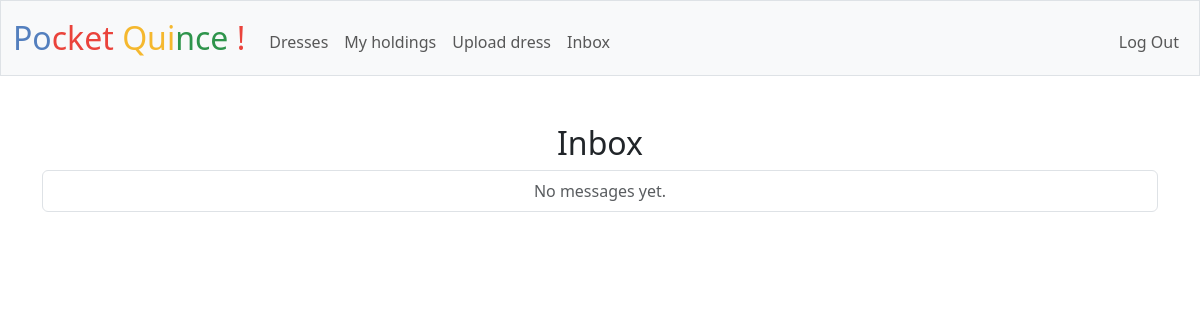
Before: /messages (signed in) with the older database file.
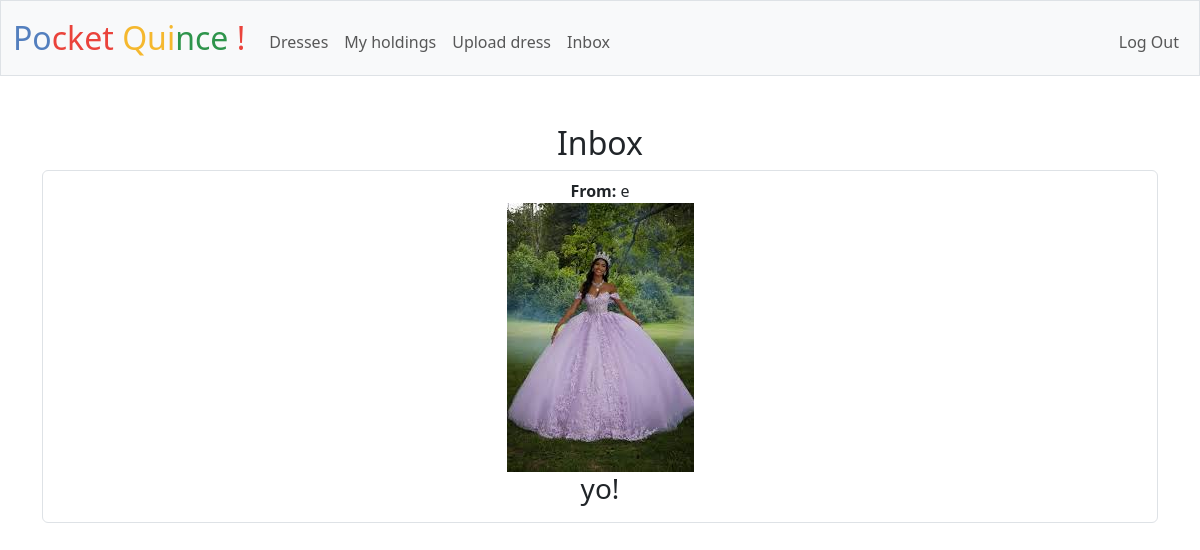
After: the same page with the newer database file.
### tables this page shows
CREATE TABLE messages (
    id INTEGER PRIMARY KEY AUTOINCREMENT,
    sender_id   INTEGER NOT NULL,
    receiver_id INTEGER NOT NULL,
    dress_id    INTEGER,
    body        TEXT NOT NULL,
    created_at  TIMESTAMP DEFAULT CURRENT_TIMESTAMP,
    FOREIGN KEY (sender_id)   REFERENCES users(id),
    FOREIGN KEY (receiver_id) REFERENCES users(id),
    FOREIGN KEY (dress_id)    REFERENCES dresses(id)
);

CREATE TABLE users (
id INTEGER PRIMARY KEY AUTOINCREMENT NOT NULL, 
username TEXT NOT NULL UNIQUE, 
email TEXT NOT NULL, 
phone TEXT NOT NULL, 
hash TEXT NOT NULL
);

CREATE TABLE dresses (
    id INTEGER PRIMARY KEY AUTOINCREMENT,
    size TEXT NOT NULL,
    color TEXT NOT NULL,
    owner INTEGER NOT NULL,
    image_url TEXT,
    time_posted TEXT NOT NULL DEFAULT CURRENT_TIMESTAMP,
    FOREIGN KEY (owner) REFERENCES users(id)
);

### app.py (the view)
@app.route("/messages", methods=["GET", "POST"])
@login_required
def messages():
    db = get_db()
    if request.method == "POST":
        receiver_id = request.form.get("receiver_id")
        content = request.form.get("body")
        dress_id = request.form.get("dress_id")
        if not receiver_id or not content:
            return apology("Missing message information")
        db.execute("INSERT INTO messages (sender_id, receiver_id, dress_id, body) VALUES (?,?,?,?)",
                     (session["user_id"], receiver_id, dress_id, content))
        db.commit()
        flash("Message sent!")
        return redirect("/messages")
    else:
        messages = db.execute("SELECT messages.*, users.username as sender_name, dresses.image_url, dresses.size, dresses.color FROM messages JOIN users ON messages.sender_id = users.id LEFT JOIN dresses ON dresses.id = messages.dress_id WHERE messages.receiver_id = ? ORDER BY messages.created_at DESC", (session["user_id"],)).fetchall()
        return render_template("messages.html", messages=messages)

### app.py (called while the page is built)
def get_db():
    if "db" not in g:
        g.db = sqlite3.connect(DATABASE)
        g.db.row_factory = sqlite3.Row # Enable dictionary-like row access
    return g.db

@app.after_request
def after_request(response):
    response.headers["Cache-Control"] = "no-cache, no-store, must-revalidate"
    response.headers["Expires"] = 0
    response.headers["Pragma"] = "no-cache"
    return response

### help.py (called while the page is built)
def login_required(f):
    @wraps(f)
    def decorated_function(*args, **kwargs):
        if session.get("user_id") is None:
            return redirect("/login")
        return f(*args, **kwargs)
    return decorated_function

### templates/messages.html (shortened to what this page needs)
{% extends "layout.html" %}
{% block main %}
    <h2>Inbox</h2>
    <ul class="list-group">
        {% for message in messages %}
        <li class="list-group-item">
            <strong>From:</strong> {{ message["sender_name"] }}<br>
            {% if message["image_url"] %}
                <img src="{{ message['image_url'] }}"><br>
            {% endif %}
            <h3>{{ message["body"] }}</h3>
        </li>
        {% else %}
        <li class="list-group-item text-muted">No messages yet.</li>
        {% endfor %}
    </ul>
{% endblock %}

### templates/layout.html (shortened to what this page needs)
<!DOCTYPE html>
<html lang="en">
    <head>
        <link href="https://cdn.jsdelivr.net/npm/bootstrap@5.3.3/dist/css/bootstrap.min.css" rel="stylesheet">
        <link href="{{ url_for('static', filename='style.css') }}" rel="stylesheet">
    </head>
    <body>
        <nav class="bg-light border navbar navbar-expand-md navbar-light">
            <div class="container-fluid">
                <a class="navbar-brand" href="/"><span class="blue">Po</span><span class="red">cket</span><span class="yellow"> Qui</span><span class="green">nce</span> <span class="red">!</span></a>
                <div class="collapse navbar-collapse" id="navbar">
                    {% if session["user_id"] %}
                        <ul class="navbar-nav me-auto mt-2">
                            <li class="nav-item"><a class="nav-link" href="/catalog">Dresses</a></li>
                            <li class="nav-item"><a class="nav-link" href="/holdings">My holdings</a></li>
                            <li class="nav-item"><a class="nav-link" href="/upload">Upload dress</a></li>
                            <li class="nav-item"><a class="nav-link" href="/messages">Inbox</a></li>
                        </ul>
                        <ul class="navbar-nav ms-auto mt-2">
                            <li class="nav-item"><a class="nav-link" href="/logout">Log Out</a></li>
                        </ul>
                    {% else %}
                        <ul class="navbar-nav ms-auto mt-2">
                            <li class="nav-item"><a class="nav-link" href="/register">Register</a></li>
                            <li class="nav-item"><a class="nav-link" href="/login">Log In</a></li>
                        </ul>
                    {% endif %}
                </div>
            </div>
        </nav>
        <main class="container py-5 text-center">
            {% block main %}{% endblock %}
        </main>
    </body>
</html>

### static/style.css (style rules this page uses)
nav .navbar-brand { font-size: xx-large; }
nav .navbar-brand .blue { color: #537fbe; }
nav .navbar-brand .red { color: #ea433b; }
nav .navbar-brand .yellow { color: #f5b82e; }
nav .navbar-brand .green { color: #2e944b; }

Changed rows visible on the page:
added messages: sender_name "e", image_url (picture), body "yo!"
Other visible differences:
text no longer shown: "No messages yet."
